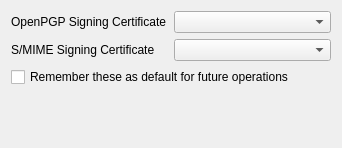
<ui version="4.0" >
 <class>SigningCertificateSelectionWidget</class>
 <widget class="QWidget" name="SigningCertificateSelectionWidget" >
  <property name="geometry" >
   <rect>
    <x>0</x>
    <y>0</y>
    <width>342</width>
    <height>148</height>
   </rect>
  </property>
  <layout class="QGridLayout" >
   <item row="0" column="0" >
    <widget class="QLabel" name="label" >
     <property name="text" >
      <string>OpenPGP Signing Certificate</string>
     </property>
    </widget>
   </item>
   <item row="0" column="1" >
    <widget class="QComboBox" name="pgpCombo" />
   </item>
   <item row="1" column="0" >
    <widget class="QLabel" name="label_2" >
     <property name="text" >
      <string>S/MIME Signing Certificate</string>
     </property>
    </widget>
   </item>
   <item row="1" column="1" >
    <widget class="QComboBox" name="cmsCombo" />
   </item>
   <item row="2" column="0" colspan="2" >
    <widget class="QCheckBox" name="rememberCO" >
     <property name="text" >
      <string>Remember these as default for future operations</string>
     </property>
    </widget>
   </item>
   <item row="3" column="0" >
    <spacer>
     <property name="orientation" >
      <enum>Qt::Vertical</enum>
     </property>
     <property name="sizeHint" >
      <size>
       <width>20</width>
       <height>40</height>
      </size>
     </property>
    </spacer>
   </item>
  </layout>
 </widget>
 <resources/>
 <connections/>
</ui>
